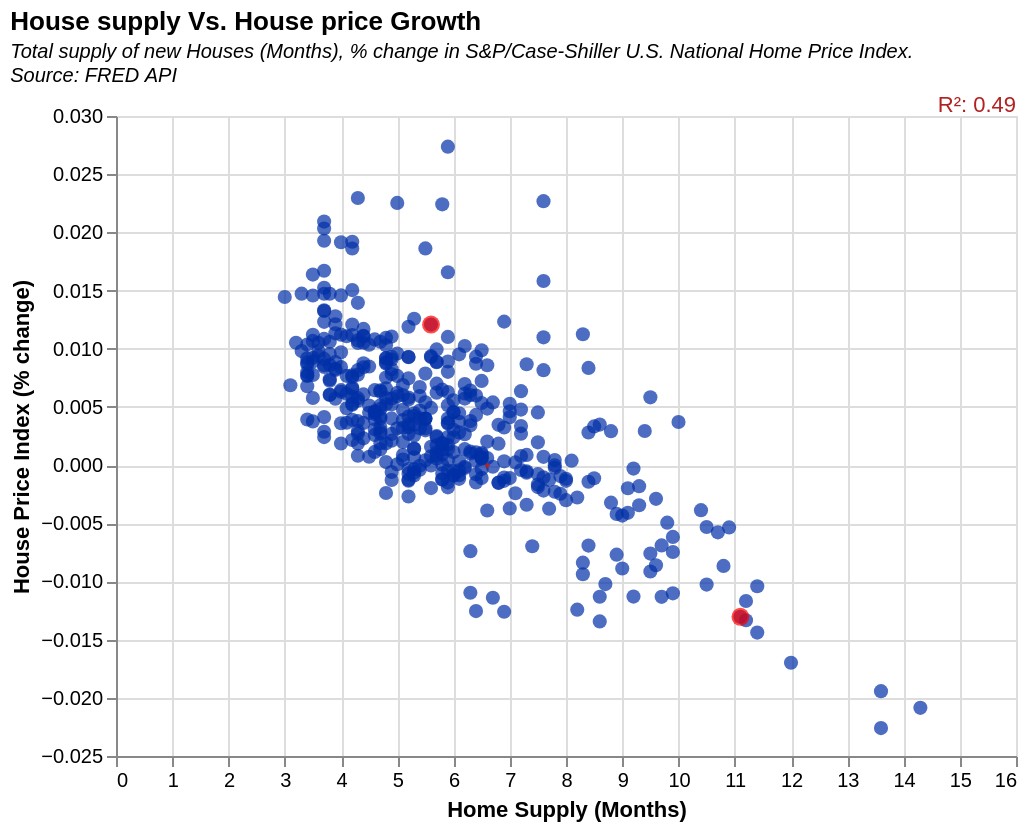

Express this chart as Vega-Lite.
### Vega-Lite specification from a JSON file in a GitHub repository (floating-point values rounded to 4 significant figures; data arrays with more than 128 entries replaced by an {"elided": "..."} marker saying what was removed)
{"$schema": "https://vega.github.io/schema/vega-lite/v5.json", "title": {"text": "House supply Vs. House price Growth", "subtitle": ["Total supply of new Houses (Months), % change in S&P/Case-Shiller U.S. National Home Price Index.", "Source: FRED API"], "subtitleFontStyle": "italic", "subtitleFontSize": 10, "anchor": "start", "color": "black"}, "height": 320, "width": 450, "data": {"values": {"elided": "429 records"}, "format": {"parse": {"date": "date"}}}, "layer": [{"mark": {"type": "circle", "color": "rgb(0,47,167)", "size": 50}, "encoding": {"x": {"field": "supply", "type": "quantitative", "title": "Home Supply (Months)"}, "y": {"field": "price", "type": "quantitative", "title": "House Price Index (% change)"}}}, {"mark": {"type": "circle", "color": "red", "size": 80}, "transform": [{"filter": {"field": "date", "oneOf": [{"year": 2008}, {"year": 2022}]}}], "encoding": {"x": {"field": "supply", "type": "quantitative"}, "y": {"field": "price", "type": "quantitative"}, "tooltip": [{"field": "date", "type": "temporal", "title": "Date"}]}}, {"mark": {"type": "line", "color": "firebrick"}, "transform": [{"regression": "supply", "on": "price"}], "encoding": {"x": {"field": "supply", "type": "quantitative"}, "y": {"field": "price", "type": "quantitative"}}}, {"transform": [{"regression": "supply", "on": "price", "params": true}, {"calculate": "'R²: '+format(datum.rSquared, '.2f')", "as": "R2"}], "mark": {"type": "text", "color": "firebrick", "x": "width", "align": "right", "y": -5}, "encoding": {"text": {"type": "nominal", "field": "R2"}}}], "config": {}}
